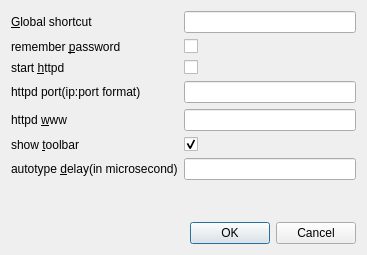
<?xml version="1.0" encoding="UTF-8"?>
<ui version="4.0">
 <class>OptionsDialog</class>
 <widget class="QDialog" name="OptionsDialog">
  <property name="geometry">
   <rect>
    <x>0</x>
    <y>0</y>
    <width>367</width>
    <height>255</height>
   </rect>
  </property>
  <property name="windowTitle">
   <string>Ysid options</string>
  </property>
  <layout class="QVBoxLayout" name="verticalLayout">
   <item>
    <layout class="QFormLayout" name="formLayout">
     <property name="fieldGrowthPolicy">
      <enum>QFormLayout::ExpandingFieldsGrow</enum>
     </property>
     <item row="0" column="0">
      <widget class="QLabel" name="hotLabel">
       <property name="text">
        <string>&amp;Global shortcut</string>
       </property>
       <property name="buddy">
        <cstring>hotEdit</cstring>
       </property>
      </widget>
     </item>
     <item row="0" column="1">
      <widget class="QLineEdit" name="hotEdit">
       <property name="text">
        <string/>
       </property>
      </widget>
     </item>
     <item row="1" column="0">
      <widget class="QLabel" name="passwordLabel">
       <property name="text">
        <string>remember &amp;password</string>
       </property>
       <property name="buddy">
        <cstring>passwordEdit</cstring>
       </property>
      </widget>
     </item>
     <item row="1" column="1">
      <widget class="QCheckBox" name="passwordEdit"/>
     </item>
     <item row="2" column="0">
      <widget class="QLabel" name="httpdLabel">
       <property name="text">
        <string>start &amp;httpd</string>
       </property>
       <property name="buddy">
        <cstring>httpdEdit</cstring>
       </property>
      </widget>
     </item>
     <item row="2" column="1">
      <widget class="QCheckBox" name="httpdEdit"/>
     </item>
     <item row="3" column="0">
      <widget class="QLabel" name="portLabel">
       <property name="text">
        <string>httpd port(ip:port format)</string>
       </property>
      </widget>
     </item>
     <item row="3" column="1">
      <widget class="QLineEdit" name="portEdit"/>
     </item>
     <item row="4" column="0">
      <widget class="QLabel" name="wwwLabel">
       <property name="text">
        <string>httpd &amp;www</string>
       </property>
       <property name="buddy">
        <cstring>wwwEdit</cstring>
       </property>
      </widget>
     </item>
     <item row="4" column="1">
      <widget class="QLineEdit" name="wwwEdit"/>
     </item>
     <item row="5" column="0">
      <widget class="QLabel" name="toolbarLabel">
       <property name="text">
        <string>show &amp;toolbar</string>
       </property>
       <property name="buddy">
        <cstring>toolbarEdit</cstring>
       </property>
      </widget>
     </item>
     <item row="5" column="1">
      <widget class="QCheckBox" name="toolbarEdit">
       <property name="checked">
        <bool>true</bool>
       </property>
      </widget>
     </item>
     <item row="6" column="0">
      <widget class="QLabel" name="autotypeDelayLabel">
       <property name="text">
        <string>autotype &amp;delay(in microsecond)</string>
       </property>
       <property name="buddy">
        <cstring>delayEdit</cstring>
       </property>
      </widget>
     </item>
     <item row="6" column="1">
      <widget class="QLineEdit" name="delayEdit"/>
     </item>
    </layout>
   </item>
   <item>
    <widget class="QDialogButtonBox" name="buttonBox">
     <property name="orientation">
      <enum>Qt::Horizontal</enum>
     </property>
     <property name="standardButtons">
      <set>QDialogButtonBox::Cancel|QDialogButtonBox::Ok</set>
     </property>
    </widget>
   </item>
  </layout>
 </widget>
 <resources/>
 <connections>
  <connection>
   <sender>buttonBox</sender>
   <signal>accepted()</signal>
   <receiver>OptionsDialog</receiver>
   <slot>accept()</slot>
   <hints>
    <hint type="sourcelabel">
     <x>248</x>
     <y>254</y>
    </hint>
    <hint type="destinationlabel">
     <x>157</x>
     <y>274</y>
    </hint>
   </hints>
  </connection>
  <connection>
   <sender>buttonBox</sender>
   <signal>rejected()</signal>
   <receiver>OptionsDialog</receiver>
   <slot>reject()</slot>
   <hints>
    <hint type="sourcelabel">
     <x>316</x>
     <y>260</y>
    </hint>
    <hint type="destinationlabel">
     <x>286</x>
     <y>274</y>
    </hint>
   </hints>
  </connection>
 </connections>
</ui>
